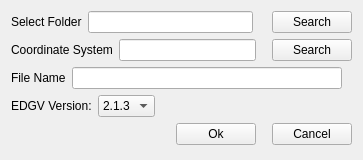
<?xml version="1.0" encoding="UTF-8"?>
<ui version="4.0">
 <author>Ten Borba</author>
 <class>CriaSpatialite</class>
 <widget class="QWidget" name="CriaSpatialite">
  <property name="geometry">
   <rect>
    <x>0</x>
    <y>0</y>
    <width>363</width>
    <height>160</height>
   </rect>
  </property>
  <property name="sizePolicy">
   <sizepolicy hsizetype="Fixed" vsizetype="Fixed">
    <horstretch>0</horstretch>
    <verstretch>0</verstretch>
   </sizepolicy>
  </property>
  <property name="minimumSize">
   <size>
    <width>0</width>
    <height>0</height>
   </size>
  </property>
  <property name="maximumSize">
   <size>
    <width>1000</width>
    <height>1000</height>
   </size>
  </property>
  <property name="windowTitle">
   <string>Create Spatialite</string>
  </property>
  <layout class="QVBoxLayout" name="verticalLayout">
   <item>
    <layout class="QHBoxLayout" name="horizontalLayout">
     <item>
      <widget class="QLabel" name="label">
       <property name="text">
        <string>Select Folder</string>
       </property>
      </widget>
     </item>
     <item>
      <widget class="QLineEdit" name="pastaDestinoCriaSpatialiteLineEdit"/>
     </item>
     <item>
      <spacer name="horizontalSpacer_6">
       <property name="orientation">
        <enum>Qt::Horizontal</enum>
       </property>
       <property name="sizeType">
        <enum>QSizePolicy::Minimum</enum>
       </property>
       <property name="sizeHint" stdset="0">
        <size>
         <width>13</width>
         <height>20</height>
        </size>
       </property>
      </spacer>
     </item>
     <item>
      <widget class="QPushButton" name="pushButtonBuscarPastaDestinoCriaSpatialite">
       <property name="text">
        <string>Search</string>
       </property>
      </widget>
     </item>
    </layout>
   </item>
   <item>
    <layout class="QHBoxLayout" name="horizontalLayout_2">
     <item>
      <widget class="QLabel" name="label_2">
       <property name="text">
        <string>Coordinate System</string>
       </property>
      </widget>
     </item>
     <item>
      <widget class="QLineEdit" name="coordSysCriaSpatialiteLineEdit"/>
     </item>
     <item>
      <spacer name="horizontalSpacer_7">
       <property name="orientation">
        <enum>Qt::Horizontal</enum>
       </property>
       <property name="sizeType">
        <enum>QSizePolicy::Minimum</enum>
       </property>
       <property name="sizeHint" stdset="0">
        <size>
         <width>10</width>
         <height>20</height>
        </size>
       </property>
      </spacer>
     </item>
     <item>
      <widget class="QPushButton" name="pushButtonBuscarSistCoordCriaSpatialite">
       <property name="text">
        <string>Search</string>
       </property>
      </widget>
     </item>
    </layout>
   </item>
   <item>
    <layout class="QHBoxLayout" name="horizontalLayout_3">
     <item>
      <widget class="QLabel" name="label_3">
       <property name="text">
        <string>File Name</string>
       </property>
      </widget>
     </item>
     <item>
      <widget class="QLineEdit" name="nomeLineEdit"/>
     </item>
     <item>
      <spacer name="horizontalSpacer_9">
       <property name="orientation">
        <enum>Qt::Horizontal</enum>
       </property>
       <property name="sizeType">
        <enum>QSizePolicy::Minimum</enum>
       </property>
       <property name="sizeHint" stdset="0">
        <size>
         <width>10</width>
         <height>20</height>
        </size>
       </property>
      </spacer>
     </item>
    </layout>
   </item>
   <item>
    <layout class="QHBoxLayout" name="horizontalLayout_5">
     <item>
      <widget class="QLabel" name="label_4">
       <property name="text">
        <string>EDGV Version:</string>
       </property>
      </widget>
     </item>
     <item>
      <widget class="QComboBox" name="versionComboBox">
       <item>
        <property name="text">
         <string>2.1.3</string>
        </property>
       </item>
       <item>
        <property name="text">
         <string>3.0</string>
        </property>
       </item>
      </widget>
     </item>
     <item>
      <spacer name="horizontalSpacer_10">
       <property name="orientation">
        <enum>Qt::Horizontal</enum>
       </property>
       <property name="sizeHint" stdset="0">
        <size>
         <width>128</width>
         <height>20</height>
        </size>
       </property>
      </spacer>
     </item>
    </layout>
   </item>
   <item>
    <layout class="QHBoxLayout" name="horizontalLayout_4">
     <item>
      <spacer name="horizontalSpacer_4">
       <property name="orientation">
        <enum>Qt::Horizontal</enum>
       </property>
       <property name="sizeHint" stdset="0">
        <size>
         <width>40</width>
         <height>20</height>
        </size>
       </property>
      </spacer>
     </item>
     <item>
      <widget class="QPushButton" name="pushButtonOkCriaSpatialite">
       <property name="text">
        <string>Ok</string>
       </property>
      </widget>
     </item>
     <item>
      <spacer name="horizontalSpacer_3">
       <property name="orientation">
        <enum>Qt::Horizontal</enum>
       </property>
       <property name="sizeType">
        <enum>QSizePolicy::Preferred</enum>
       </property>
       <property name="sizeHint" stdset="0">
        <size>
         <width>10</width>
         <height>20</height>
        </size>
       </property>
      </spacer>
     </item>
     <item>
      <widget class="QPushButton" name="pushButtonCancelarCriaSpatialite">
       <property name="text">
        <string>Cancel</string>
       </property>
      </widget>
     </item>
    </layout>
   </item>
  </layout>
 </widget>
 <resources/>
 <connections>
  <connection>
   <sender>pushButtonCancelarCriaSpatialite</sender>
   <signal>clicked()</signal>
   <receiver>CriaSpatialite</receiver>
   <slot>close()</slot>
   <hints>
    <hint type="sourcelabel">
     <x>375</x>
     <y>236</y>
    </hint>
    <hint type="destinationlabel">
     <x>394</x>
     <y>339</y>
    </hint>
   </hints>
  </connection>
 </connections>
 <slots>
  <signal>signal1()</signal>
  <slot>carregaSpatialite()</slot>
 </slots>
</ui>
